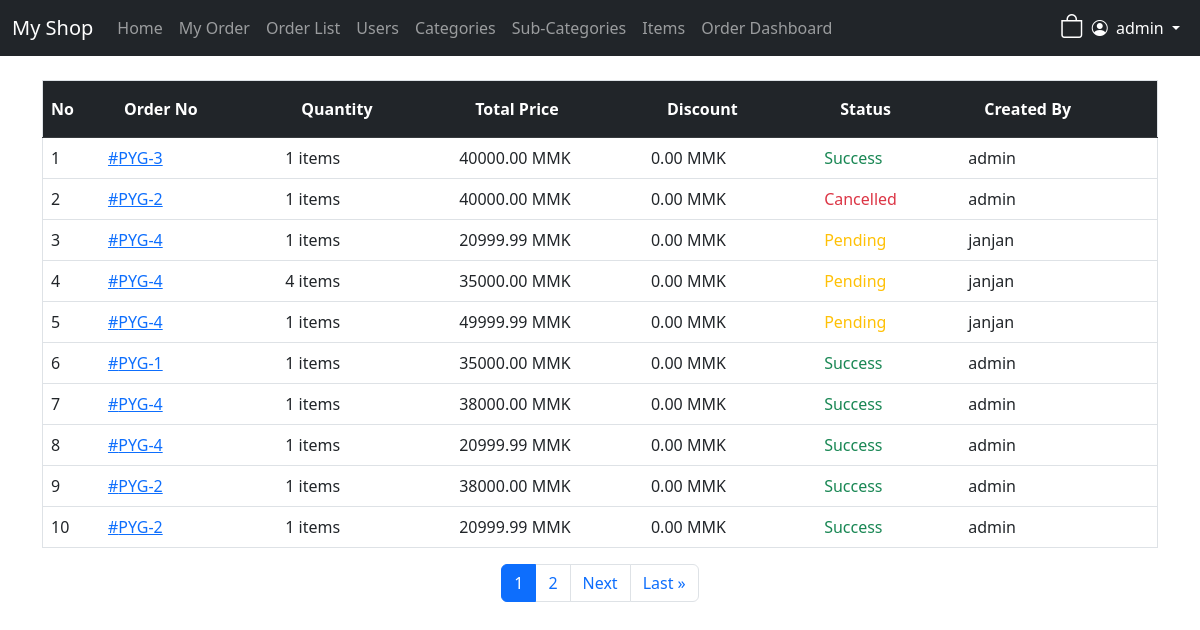
The app's page /order/dash (signed in) with its own data.
### my_app/models.py (models this page shows, shortened)
class OrderDetail(models.Model):
    item = models.ForeignKey(
        'Item',
        on_delete=models.PROTECT, # ပစ္စည်းစာရင်းကို ဖျက်လိုက်ပေမယ့် ရောင်းရတဲ့စာရင်း မပျက်စေချင်လို့ PROTECT သုံးတာ ပိုကောင်းပါတယ်
        related_name='orders_detail'
    )
    order_id =  models.ForeignKey(
        'Order',
        on_delete=models.PROTECT, # ပစ္စည်းစာရင်းကို ဖျက်လိုက်ပေမယ့် ရောင်းရတဲ့စာရင်း မပျက်စေချင်လို့ PROTECT သုံးတာ ပိုကောင်းပါတယ်
        related_name='order'
    )
    amount = models.IntegerField() # ဘယ်နှခုရောင်းရသလဲ
    price = models.DecimalField(max_digits=10, decimal_places=2)    # ရောင်းရစဉ်က ဈေးနှုန်း
    discount = models.DecimalField(max_digits=10, decimal_places=2, default=0.00) # ရောင်းရစဉ်က လျှော့ဈေး
    order_status = models.CharField(
        max_length=20,
        choices=ORDER_STATUS_CHOICES,
        default='pending'
    )
    is_deleted = models.BooleanField(default=False)
    created_at = models.DateTimeField(auto_now_add=True)
    updated_at = models.DateTimeField(auto_now=True)

class Order(models.Model):
    order_number = models.CharField(default='PYG-0000', max_length=20)
    created_by = models.ForeignKey(
        User,
        on_delete=models.SET_NULL,
        null=True,
        related_name='orders_processed'
    )
    shipping_phone = models.CharField(max_length=15)
    shipping_address = models.TextField()

### my_app/views.py (the view)
# urls.py: path('order/dash', views.order_dash, name='order_dash'),
@login_required
def order_dash(request):
    orders = OrderDetail.objects.all().order_by('-id')
    paginator = Paginator(orders, 10)
    page_number = request.GET.get('page')
    page_obj = paginator.get_page(page_number)
    return render(request, 'order/dash.html', {'orders': page_obj})

### templates/order/dash.html (shortened to what this page needs)
    {% extends 'base.html' %}
    {% block content %}
    <div class="main-card">
        <div class="table-responsive">
            <table class="table table-hover border">
                <thead class="table-dark">
                    <tr>
                        <th class="py-3">No</th>
                        <th class="py-3 px-4">Order No</th>
                        <th class="py-3 px-4">Quantity</th>
                        <th class="py-3 px-4">Total Price</th>
                        <th class="py-3 px-4">Discount</th>
                        <th class="py-3 px-4">Status</th>
                        <th class="py-3 px-4">Created By</th>
                    </tr>
                </thead>
                <tbody>
                    {% for order in orders %}
                    <tr>
                        <td>{{ orders.start_index|add:forloop.counter0 }}</td>
                        <td><a href="{% url 'order_test' order.id %}">#{{ order.order_id.order_number }}</a></td>
                        <td>{{ order.amount }} items</td>
                        <td>{{ order.price }} MMK</td>
                        <td>{{ order.discount }} MMK</td>
                        <td>
                            <span
                            class="{% if order.order_status == 'pending' %}text-warning {% elif order.order_status == 'cancelled' %}text-danger {% else %}text-success {% endif %}">
                            {{ order.get_order_status_display }}
                        </span>
                        </td>
                        <td>{{ order.order_id.created_by.username }}</td>
                    </tr>
                    {% empty %}
                    <tr>
                        <td colspan="3" class="text-center py-5 text-muted">
                            No Order Available
                        </td>
                    </tr>
                    {% endfor %}
                </tbody>
            </table>
        </div>
         {% include 'paggination/pagg.html' with page_obj=orders %}
    </div>
    {% endblock %}

### templates/base.html (shortened to what this page needs)
<!DOCTYPE html>
<html lang="en">
<head>
    <link href="https://cdn.jsdelivr.net/npm/bootstrap@5.3.0/dist/css/bootstrap.min.css" rel="stylesheet">
    <link rel="stylesheet" href="https://cdn.jsdelivr.net/npm/bootstrap-icons@1.11.0/font/bootstrap-icons.css">
</head>
<body>
    {%if user.is_authenticated %}
    <nav class="navbar navbar-expand-lg navbar-dark bg-dark mb-4">
        <div class="container-fluid">
            <a class="navbar-brand" href="{% url 'index' %}">My Shop</a>
            <div class="collapse navbar-collapse" id="navbarNav">
                <ul class="navbar-nav me-auto">
                    <li class="nav-item"><a class="nav-link" href="{% url 'index' %}">Home</a></li>
                    {% if user.is_authenticated %}
                    <li class="nav-item"><a class="nav-link" href="{% url 'cart_detail' %}">My Order</a></li>
                    <li class="nav-item"><a class="nav-link" href="{% url 'order_index' %}">Order List</a></li>
                    {% if user.is_superuser %}
                    <li class="nav-item"><a class="nav-link" href="{% url 'user_list' %}">Users</a></li>
                    <li class="nav-item"><a class="nav-link" href="{% url 'category_list' %}">Categories</a></li>
                    <li class="nav-item"><a class="nav-link" href="{% url 'subcategory_list' %}">Sub-Categories</a></li>
                    <li class="nav-item"><a class="nav-link" href="{% url 'item_list' %}">Items</a></li>
                    <li class="nav-item"><a class="nav-link" href="{% url 'order_dash' %}">Order Dashboard</a></li>
                    {% endif %}
                    {% endif %}
                </ul>
                <ul class="navbar-nav ms-auto">
                    {% if user.is_authenticated %}
                    <li>
                        <div class="ms-auto d-flex align-items-center">
                            <a href="{% url 'cart_detail' %}"
                                class="nav-cart-link text-white position-relative {% if messages %}cart-shake{% endif %}"
                                title="Shopping Bag">
                                <i class="bi bi-bag fs-4"></i>
                            </a>
                            {% endif %}
                        </div>
                    </li>
                    <li class="nav-item dropdown">
                        <a class="nav-link dropdown-toggle text-white" href="#" id="navbarDropdown" role="button"
                            data-bs-toggle="dropdown" aria-expanded="false">
                            <i class="bi bi-person-circle me-1"></i> {{ user.username }}
                        </a>
                            {% endif %}
                    </li>
                </ul>
            </div>
        </div>
    </nav>
    <div class="container">
        {% block content %}
        {% endblock %}
    </div>
</body>
</html>

### templates/base.html (style rules this page uses)
.nav-cart-link { text-decoration: none; display: inline-flex; align-items: center; transition: transform 0.2s ease, opacity 0.2s ease; }

### records on screen
OrderDetail: start_index|add "1", order_id.order_number "PYG-3", amount "1", price "40000.00", discount "0.00", order_status "Success", order_id.created_by.username "admin"
OrderDetail: start_index|add "2", order_id.order_number "PYG-2", amount "1", price "40000.00", discount "0.00", order_status "Cancelled", order_id.created_by.username "admin"
OrderDetail: start_index|add "3", order_id.order_number "PYG-4", amount "1", price "20999.99", discount "0.00", order_status "Pending", order_id.created_by.username "janjan"
OrderDetail: start_index|add "4", order_id.order_number "PYG-4", amount "4", price "35000.00", discount "0.00", order_status "Pending", order_id.created_by.username "janjan"
OrderDetail: start_index|add "5", order_id.order_number "PYG-4", amount "1", price "49999.99", discount "0.00", order_status "Pending", order_id.created_by.username "janjan"
OrderDetail: start_index|add "6", order_id.order_number "PYG-1", amount "1", price "35000.00", discount "0.00", order_status "Success", order_id.created_by.username "admin"
OrderDetail: start_index|add "7", order_id.order_number "PYG-4", amount "1", price "38000.00", discount "0.00", order_status "Success", order_id.created_by.username "admin"
OrderDetail: start_index|add "8", order_id.order_number "PYG-4", amount "1", price "20999.99", discount "0.00", order_status "Success", order_id.created_by.username "admin"
OrderDetail: start_index|add "9", order_id.order_number "PYG-2", amount "1", price "38000.00", discount "0.00", order_status "Success", order_id.created_by.username "admin"
OrderDetail: start_index|add "10", order_id.order_number "PYG-2", amount "1", price "20999.99", discount "0.00", order_status "Success", order_id.created_by.username "admin"

### other values on screen
{{ user.username }} "admin"
{{ num }} "1"
{{ num }} "2"
